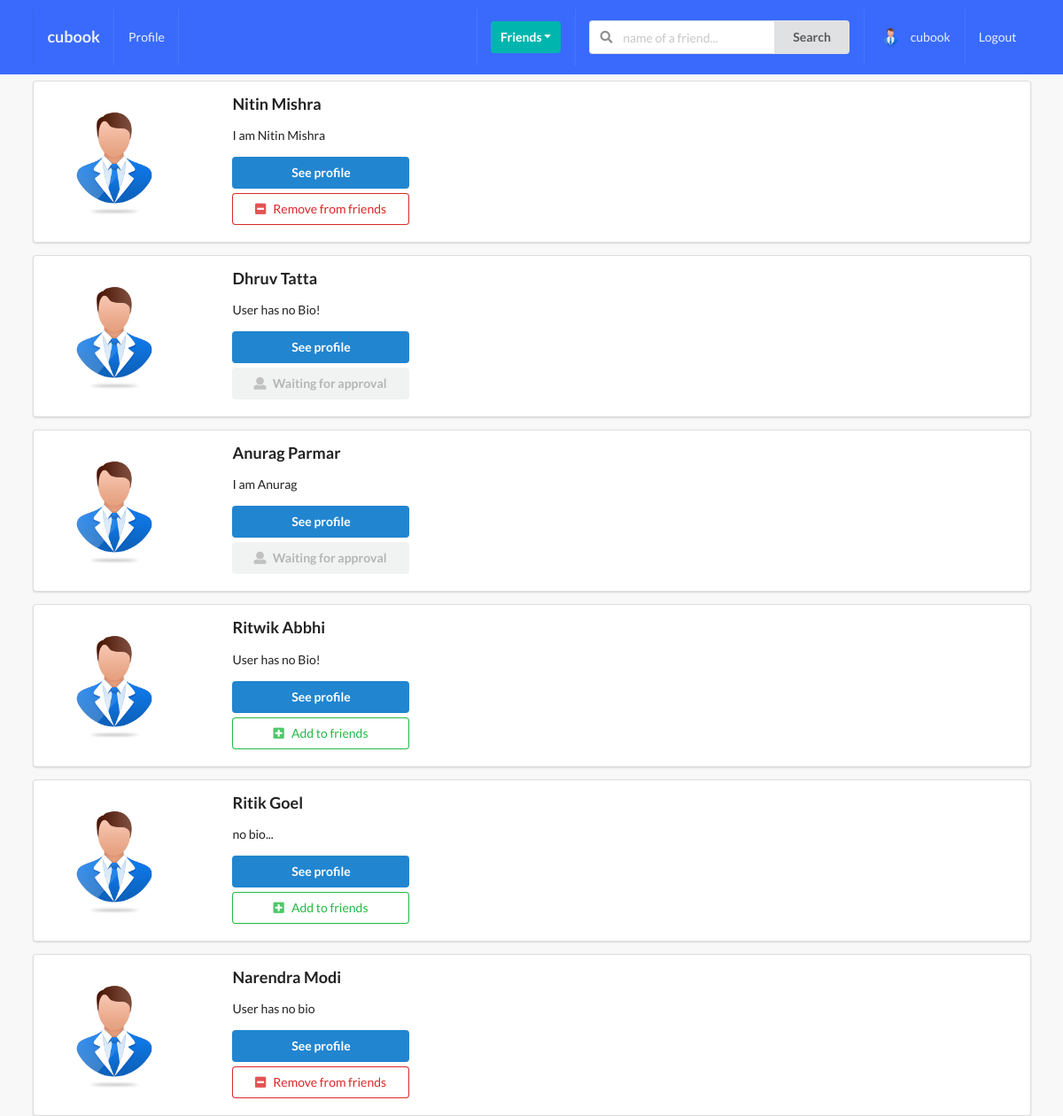
The page /profiles/ (signed in) on the database as committed earlier.
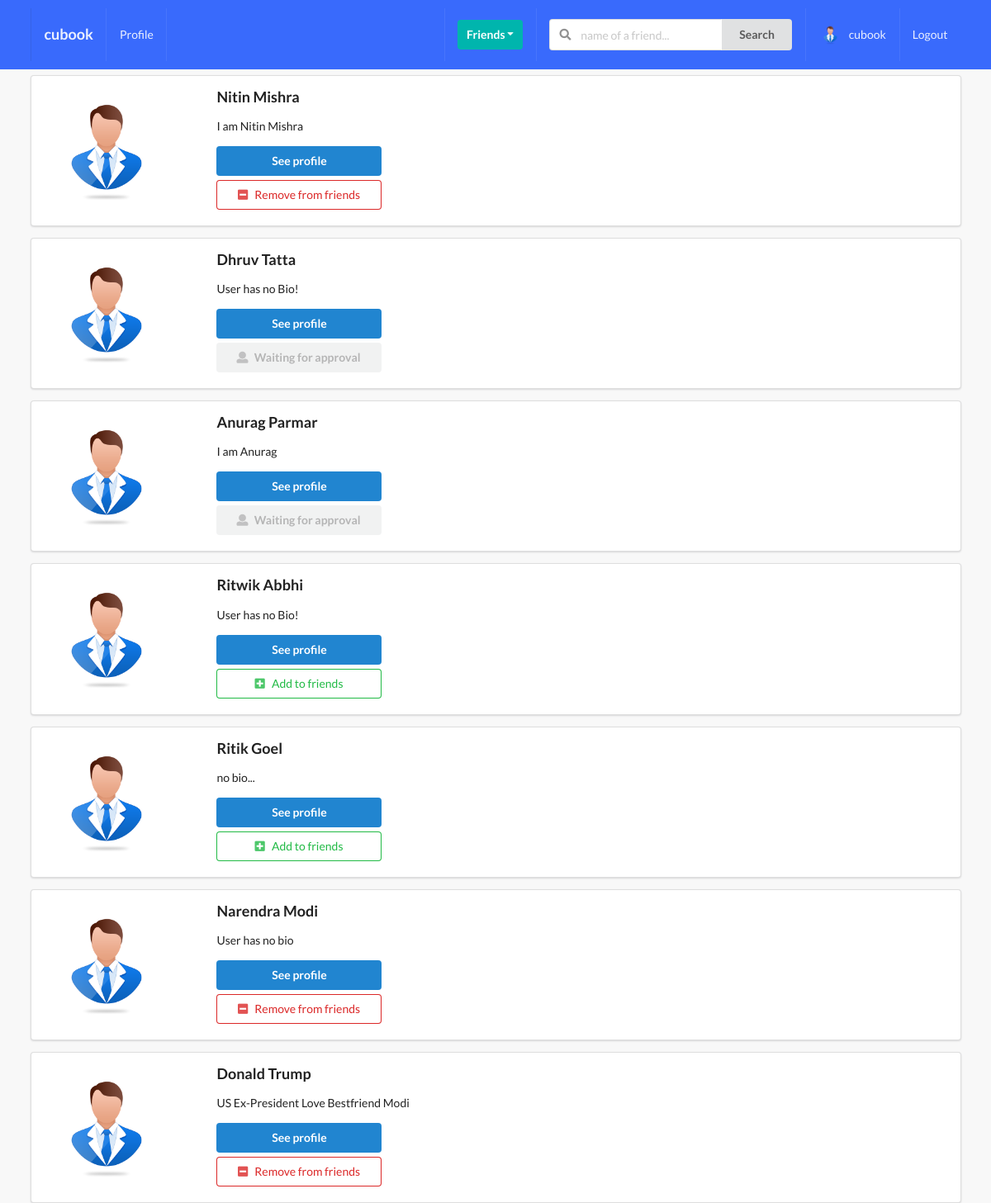
The same page on the database as committed later.
### profiles/models.py (models this page shows, shortened)
class Profile(models.Model):
    first_name = models.CharField(max_length=200, blank=True)
    last_name = models.CharField(max_length=200, blank=True)
    user = models.OneToOneField(User, on_delete=models.CASCADE)
    bio = models.TextField(default="User has no bio ", max_length=300)
    email = models.EmailField(max_length=200, blank=True)
    country = models.CharField(max_length=200, blank=True)
    avatar = models.ImageField(default='avatar.png', upload_to='avatars/')
    friends = models.ManyToManyField(User, blank=True, related_name='friends')
    slug = models.SlugField(unique=True, blank=True)
    updated = models.DateTimeField(auto_now=True)
    created = models.DateTimeField(auto_now_add=True)
    objects = ProfileManager()
    def get_absolute_url(self):
        return reverse("profiles:profile-detail-view", kwargs={"slug": self.slug})
    __initial_first_name = None
    __initial_last_name = None
    def __init__(self, *args, **kwargs):
        super().__init__(*args, **kwargs)
        self.__initial_first_name = self.first_name
        self.__initial_last_name = self.last_name

### profiles/views.py (the view)
# urls.py: path('',ProfileListView.as_view(),name='all-profiles-view'),
class ProfileListView(LoginRequiredMixin, ListView):
    model = Profile
    template_name = 'profiles/profile_list.html'
    def get_queryset(self):
        qs = Profile.objects.get_all_profiles(self.request.user)
        return qs
    def get_context_data(self, **kwargs):
        context = super().get_context_data(**kwargs)
        user = User.objects.get(username__iexact=self.request.user)
        profile = Profile.objects.get(user=user)
        rel_r = Relationship.objects.filter(sender=profile)
        rel_s = Relationship.objects.filter(receiver=profile)
        rel_receiver = []
        rel_sender = []
        for item in rel_r:
            rel_receiver.append(item.receiver.user)
        for item in rel_s:
            rel_sender.append(item.sender.user)
        context["rel_receiver"] = rel_receiver
        context["rel_sender"] = rel_sender
        context['is_empty'] = False
        if len(self.get_queryset()) == 0:
            context['is_empty'] = True
        return context

### profiles/context_processors.py (called while the page is built)
def profile_pic(request):
    if request.user.is_authenticated:
        profile_obj = Profile.objects.get(user=request.user)
        pic = profile_obj.avatar
        return {'picture': pic}
    return{}

def invitations_received_no(request):
    if request.user.is_authenticated:
        profile_obj = Profile.objects.get(user=request.user)
        qs_count = Relationship.objects.invitations_received(profile_obj).count()
        return {'invites_num': qs_count}
    return{}

### profiles/models.py (called while the page is built)
    def get_all_profiles(self, me):
        profiles = Profile.objects.all().exclude(user=me)
        return profiles

    def invitations_received(self, receiver):
        qs = Relationship.objects.filter(receiver=receiver, status='send')
        return qs

### profiles/templates/profiles/profile_list.html (shortened to what this page needs)
{% extends 'base.html' %}
{% block content %}
    {% for obj in object_list %}
        <div class="ui segment">
            <div class="ui grid">
                <div class="row">
                    <div class="three wide column">
                        <img class="ui small circular image" src={{obj.avatar.url}}>
                    </div>
                    <div class="thirteen wide column">
                        <h3>{{obj.first_name}}  {{obj.last_name}}</h3>
                        <p>{{obj.bio}}</p>
                        <a href={{obj.get_absolute_url}}><button class="ui primary button mb-5 w-big">See profile</button></a>
                        <br>
                        {% if obj.user not in rel_receiver and obj.user not in rel_sender %}
                            <form action="{% url 'profiles:send-invite' %}" method="POST">
                                <button type="submit" class="ui positive basic button mb-5 w-big"><i class="plus square icon"></i>Add to friends</button>
                            </form>
                        {% endif %}
                        {% if obj.user in rel_receiver and request.user not in obj.friends.all %}
                            <button class="ui disabled button mb-5 w-big"><i class="user icon"></i>Waiting for approval</button>
                        {% endif %}
                        {% if request.user in obj.friends.all %}
                        <form action="{% url 'profiles:remove-friend' %}" method="POST">
                            <button type="submit" class="ui negative basic button mb-5 w-big"><i class="minus square icon"></i>Remove from friends</button>
                        </form>
                        {% endif %}
                    </div>
                </div>
            </div>
        </div>
    {% endfor %}
{% endblock content %}

Rows that differ between the two databases and show on the page:
added Profile: avatar (placeholder picture), first_name "Donald", last_name "Trump", bio "US Ex-President Love Bestfriend Modi"
